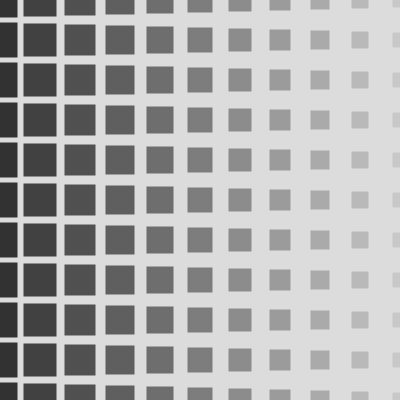
Frame 1 (no input)
Frame 60 (no input): identical to frame 1, image omitted
Frame 120 (the mouse pressed at the canvas centre since frame 60): identical to frame 1, image omitted

The p5.js sketch that drew this single still picture (run headless with seeded random() and noise() and a simulated clock; from frame 60 on, the mouse is pressed at the canvas centre):

// p5.js sketch
// ── sketch.js
// DM2008 — Activity 3b
// (One Function Wonder, 15 min)

function setup() {
  createCanvas(400, 400);
  rectMode(CENTER);
  angleMode(DEGREES);
}

function shapeUp(x, y, size, color) {
  fill(color);

  rect(x, y, size);
}

function draw() {
  background(220);
  noStroke();

  // TODO 1:
  // Define a function that draws something (a shape or group of shapes).
  // It should take at least one parameter (e.g., position, size, or color).
  // shapeUp(90, 80, 200, 100, 45);
  // shapeUp(150, 100, 90);

  for (i = 0; i < 20; i++) {
    for (j = 0; j < 12; j++) {
      shapeUp(i * 40, j * 40, 35 + i * -2, 50 + i * 15);
    }
  }
}
// TODO 2:
// Call your function multiple times with different parameter values.
// myShape(100, 200, 50);
// myShape(300, 200, 80);

// TODO 3:
// (Challenge) Call your function inside a for loop
// to create a repeating pattern or variation.

// Example starter function:
// function myShape(x, y, s) {
//   ellipse(x, y, s, s);
// }
